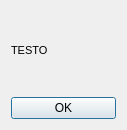
<?xml version="1.0" encoding="UTF-8"?>
<ui version="4.0">
 <class>Dialog</class>
 <widget class="QDialog" name="Dialog">
  <property name="geometry">
   <rect>
    <x>0</x>
    <y>0</y>
    <width>127</width>
    <height>130</height>
   </rect>
  </property>
  <property name="windowTitle">
   <string>Dialog</string>
  </property>
  <layout class="QVBoxLayout" name="verticalLayout">
   <item>
    <widget class="QLabel" name="label_TESTO">
     <property name="font">
      <font>
       <pointsize>8</pointsize>
       <weight>50</weight>
       <bold>false</bold>
       <underline>false</underline>
       <strikeout>false</strikeout>
       <kerning>true</kerning>
      </font>
     </property>
     <property name="focusPolicy">
      <enum>Qt::StrongFocus</enum>
     </property>
     <property name="autoFillBackground">
      <bool>false</bool>
     </property>
     <property name="text">
      <string>TESTO</string>
     </property>
    </widget>
   </item>
   <item>
    <widget class="QPushButton" name="pushButton_OK">
     <property name="text">
      <string>OK</string>
     </property>
    </widget>
   </item>
  </layout>
 </widget>
 <resources/>
 <connections/>
</ui>
